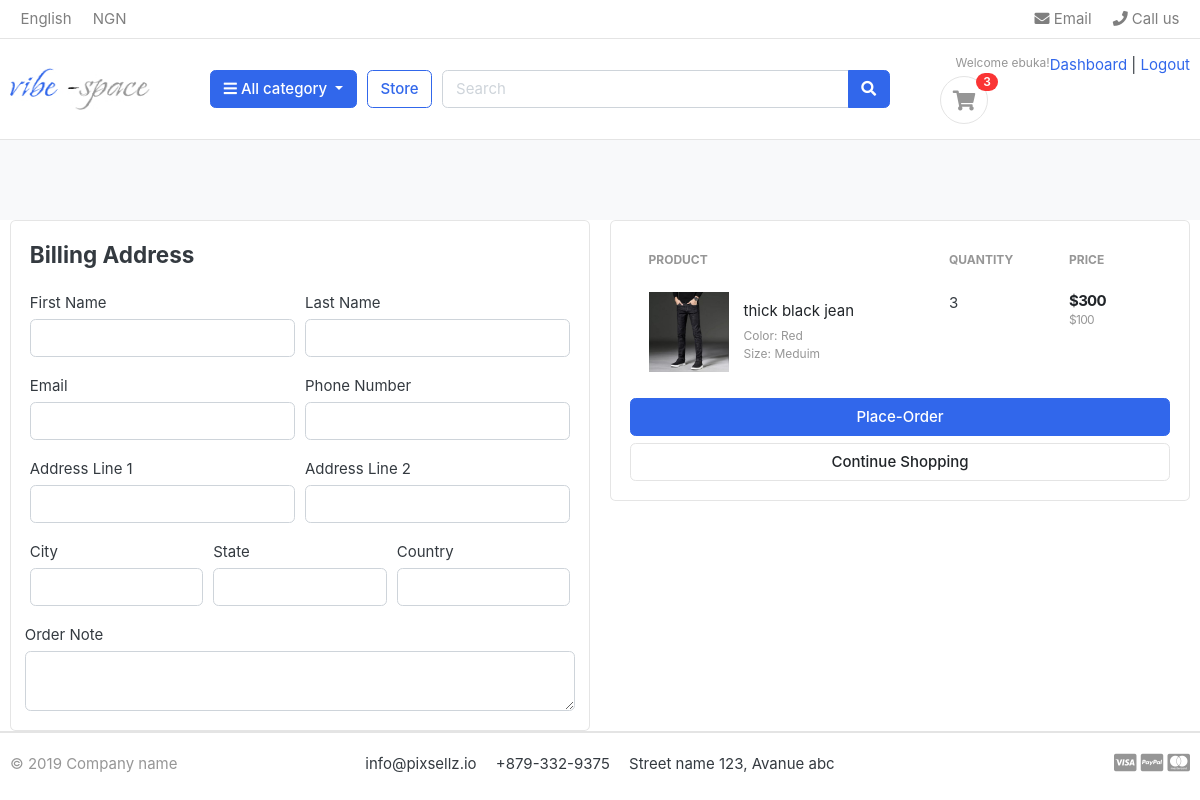
Page /cart/checkout/ (signed in) on the committed database.
### accounts/models.py (models this page shows, shortened)
class Account(AbstractBaseUser):
    first_name=models.CharField(max_length=50)
    last_name=models.CharField(max_length=50)
    username=models.CharField(max_length=50)
    email=models.EmailField(max_length=100,unique=True)
    phone_number=models.CharField(max_length=50)
    date_joined=models.DateTimeField(auto_now_add=True)
    last_login=models.DateTimeField(auto_now_add=True)
    is_admin=models.BooleanField(default=False)
    is_staff=models.BooleanField(default=False)
    is_active=models.BooleanField(default=False)
    is_superadmin=models.BooleanField(default=False)
    USERNAME_FIELD='email'
    REQUIRED_FIELDS=['username','first_name','last_name']
    objects=MyAccountManger()

### carts/models.py (models this page shows, shortened)
class Cartitem(models.Model):
    user=models.ForeignKey(Account,on_delete=models.CASCADE,null=True)
    product=models.ForeignKey(Product,on_delete=models.CASCADE)
    variations=models.ManyToManyField(Variation,blank=True)
    cart=models.ForeignKey(Cart,on_delete=models.CASCADE,null=True)
    quantity=models.IntegerField()
    is_active=models.BooleanField(default=True)
    def sub_total(self):
        return self.product.price*self.quantity

### store/models.py (models this page shows, shortened)
class Product(models.Model):
    product_name=models.CharField(max_length=200, unique= True)
    slug=models.SlugField(max_length=200, unique=True)
    description=models.TextField(max_length=200 , unique=True)
    price=models.IntegerField()
    images=models.ImageField(upload_to='photos/products')
    stock=models.IntegerField()
    is_available=models.BooleanField(default=True)
    category=models.ForeignKey(Category, on_delete=models.CASCADE)
    created_date=models.DateTimeField(auto_now_add=True)
    modified_date=models.DateTimeField(auto_now=True)
    def get_url(self):
        return reverse('product_detail',args=[self.category.slug,self.slug])

class Variation(models.Model):
    product=models.ForeignKey(Product,on_delete=models.CASCADE)
    variation_category=models.CharField(max_length=100,choices= variation_category_choice)
    variation_value=models.CharField(max_length=100)
    is_active=models.BooleanField(default=True)
    created_date=models.DateTimeField(auto_now_add=True)
    objects=VariationManager()

### carts/views.py (the view)
# urls.py: path('checkout/',views.checkout,name='checkout'),
@login_required(login_url='login')
def checkout(request, total=0, quantity=0, cart_items=None):
    try:
      tax=0
      grand_total=0
      if request.user.is_authenticated:
         cart_items=Cartitem.objects.filter(user=request.user, is_active=True)
      else:
        cart=Cart.objects.get(cart_id=_cart_id(request))
        cart_items=Cartitem.objects.filter(cart=cart, is_active=True)
      for cart_item in cart_items:
          total+=(cart_item.product.price*cart_item.quantity)
          quantity+=cart_item.quantity
      tax=(2*total)/100
      grand_total= total + tax
    except ObjectDoesNotExist:
        pass
    context={
        'total':total,
         'quantity':quantity,
         'cart_items':cart_items,
         'tax':tax,
         'grand_total' : grand_total
    }
    return render(request,'checkout.html',context)

### carts/context_processors.py (called while the page is built)
def counter (request):
    cart_count = 0
    if 'admin' in request.path:
        return()
    else:
        try:
            cart=Cart.objects.filter(cart_id=_cart_id(request))
            if request .user.is_authenticated:
                 cart_items=Cartitem.objects.all().filter(user=request.user)
            else:
                cart_items=Cartitem.objects.all().filter(cart=cart[:1])
            for cart_item in cart_items:
                cart_count += cart_item.quantity
        except Cart.DoesNotExist:
            cart_count=0
    return dict (cart_count=cart_count)

### carts/views.py (called while the page is built)
def _cart_id(request):
    cart=request.session.session_key
    if not cart:
        cart=request.session.create()
    return cart

### category/context_processors.py (called while the page is built)
def menu_links(request):
    links=  Category.objects.all()
    return dict(links=links)

### category/models.py (called while the page is built)
    def get_url(self):
            return reverse('products_by_category',args=[self.slug])

### templates/checkout.html (shortened to what this page needs)
{%extends 'base.html'%}
{%block pagecontent%}
{%load static%}
<section class="section-content padding-y bg"></section>
<div class="container">
<div class="row">
	<aside class="col-lg-6">
<div class="card">
    <div class="card-body">
        <h4 class="card-title mb-4">Billing Address</h4>
        <form action="{% url 'place_order' %}" method="POST">
            <div class="form-row">
            <div class="col form-group">
                <label for="">First Name</label>
                <input type="text" name="first_name" class="form-control" required>
            </div>
            <div class="col form-group">
                <label for="">Last Name</label>
                <input type="text" name="last_name" class="form-control" required>
            </div>
            </div>
            <div class="form-row">
            <div class="col form-group">
                <label for="">Email</label>
                <input type="email" name="email" class="form-control" required>
            </div>
            <div class="col form-group">
                <label for="">Phone Number</label>
                <input type="text" name="phone" class="form-control" required>
            </div>
            </div>
            <div class="form-row">
            <div class="col form-group">
                <label for="">Address Line 1</label>
                <input type="text" name="address_line_1" class="form-control" required>
            </div>
            <div class="col form-group">
                <label for="">Address Line 2</label>
                <input type="text" name="address_line 2" class="form-control" >
            </div>
            </div>
            <div class="form-row">
            <div class="col form-group">
                <label for="">City</label>
                <input type="text" name="city" class="form-control" required>
            </div>
            <div class="col form-group">
                <label for="">State</label>
                <input type="text" name="state" class="form-control" required>
            </div>
            <div class="col form-group">
                <label for="">Country</label>
                <input type="text" name="country" class="form-control" required>
            </div>
            </div>
            <div class="form-row">
                <label for="">Order Note</label>
                <textarea name="order_note" id="" rows="2" class="form-control"></textarea>
            </div>
    </div>
</div>
	</aside>
	<aside class="col-lg-6">
		<div class="card">
		<div class="card-body">
<table class="table table-borderless table-shopping-cart">
<thead class="text-muted">
<tr class="small text-uppercase">
  <th scope="col">Product</th>
  <th scope="col" width="120">Quantity</th>
  <th scope="col" width="120">Price</th>
  {% for cart_item in cart_items%}
</tr>
</thead>
<tbody>
<tr>
	<td>
		<figure class="itemside align-items-center">
			<div class="aside"><img src="{{ cart_item.product.images.url }}" class="img-sm"></div>
			<figcaption class="info">
				<a href="{{cart_item.product.get_url}}" class="title text-dark">{{cart_item.product.product_name}}</a>
				<p class="text-muted small">
					{% if cart_item.variations.all %}
                     {% for item in cart_item.variations.all %}
                     {{item.variation_category | capfirst}}: {{item.variation_value  |  capfirst}} <br>
					 {%endfor%}
					{%endif%}
				</p>
			</figcaption>
		</figure>
	</td>
	<td>
		<label for="">{{cart_item.quantity}}</label>
	</td>
	<td>
		<div class="price-wrap">
			<var class="price">${{cart_item.sub_total}}</var>
			<small class="text-muted"> ${{cart_item.product.price}} </small>
		</div>
	</td>
</tr>
{%endfor%}
</tbody>
</table>
<button type="submit"  class="btn btn-primary btn-block">Place-Order</button>
<a href="{%url 'store' %}" class="btn btn-light btn-block">Continue Shopping</a>
		</div>
		</div>
</aside>
</div>
</div>
{%endblock%}

### templates/base.html (shortened to what this page needs)
{% load static %}
<!DOCTYPE HTML>
<html lang="en">
<head>
<link href="{%static 'css/bootstrap.css'%}" rel="stylesheet" type="text/css"/>
<link href="{%static 'fonts/fontawesome/css/all.min.css'%}" type="text/css" rel="stylesheet">
<link href="{%static 'css/ui.css'%}" rel="stylesheet" type="text/css"/>
<link href="{%static 'css/responsive.css'%}" rel="stylesheet" media="only screen and (max-width: 1200px)" />
</head>
<body>
<header class="section-header">
<nav class="navbar p-md-0 navbar-expand-sm navbar-light border-bottom">
<div class="container">
  <div class="collapse navbar-collapse" id="navbarTop4">
    <ul class="navbar-nav mr-auto">
    	<li class="nav-item dropdown">
		 	<a href="#" class="nav-link">   English </a>
		</li>
		<li class="nav-item dropdown">
			<a href="#" class="nav-link"> NGN</a>
		</li>
    </ul>
    <ul class="navbar-nav">
		<li><a href="#" class="nav-link"> <i class="fa fa-envelope"></i> Email </a></li>
		<li><a href="#" class="nav-link"> <i class="fa fa-phone"></i> Call us </a></li>
	</ul>
  </div>
</div>
</nav>
<section class="header-main border-bottom">
	<div class="container">
<div class="row align-items-center">
	<div class="col-lg-2 col-md-3 col-6">
		<a href="{% url 'home' %}" class="brand-wrap">
			<img class="logo" src="{%static './images/vibespace.jpg'%}">
		</a>
	</div>
	<div class="col-lg col-sm col-md col-6 flex-grow-0">
		<div class="category-wrap dropdown d-inline-block float-right">
			<button type="button" class="btn btn-primary dropdown-toggle" data-toggle="dropdown">
				<i class="fa fa-bars"></i> All category
			</button>
		</div>
	</div>
	<a href="{% url 'store' %}" class="btn btn-outline-primary">Store</a>
	<div class="col-lg  col-md-6 col-sm-12 col">
		<form action="{% url 'search' %}" class="search">
			<div class="input-group w-100">
			    <input type="text" class="form-control" style="width:60%;" placeholder="Search"  name=keyword>
			    <div class="input-group-append">
			      <button type="submit" class="btn btn-primary" type="submit">
			        <i class="fa fa-search"></i>
			      </button>
			    </div>
		    </div>
		</form>
	</div>
	<div class="col-lg-3 col-sm-6 col-8 order-2 order-lg-3">
				<div class="d-flex justify-content-end mb-3 mb-lg-0">
					{% if user.id is None %}
					<div class="widget-header">
						<small class="title text-muted">Welcome guest!</small>
						<div>
							<a href="{% url 'login' %}">Sign in</a> <span class="dark-transp"> | </span>
							<a href="{% url 'register' %}"> Register</a>
						</div>
					</div>
					{%else%}
						<small class="title text-muted">Welcome   {{user.first_name}}!</small>
						<div>
							<a href="{% url 'dashboard' %}">Dashboard</a> <span class="dark-transp"> | </span>
							<a href="{% url 'logout' %}"> Logout</a>
						</div>
					</div>
					{%endif%}
					<a href="{% url 'cart'%}" class="widget-header pl-3 ml-3">
						<div class="icon icon-sm rounded-circle border"><i class="fa fa-shopping-cart"></i></div>
						<span class="badge badge-pill badge-danger notify">{{cart_count}}</span>
					</a>
				</div>
			</div>
</div>
</section>
</header>
{%block pagecontent%}
{%endblock%}
<footer class="section-footer border-top">
	<div class="container">
		<section class="footer-bottom border-top row">
			<div class="col-md-2">
				<p class="text-muted"> &copy 2019 Company name </p>
			</div>
			<div class="col-md-8 text-md-center">
				<span  class="px-2">info@pixsellz.io</span>
				<span  class="px-2">+879-332-9375</span>
				<span  class="px-2">Street name 123, Avanue abc</span>
			</div>
			<div class="col-md-2 text-md-right text-muted">
				<i class="fab fa-lg fa-cc-visa"></i>
				<i class="fab fa-lg fa-cc-paypal"></i>
				<i class="fab fa-lg fa-cc-mastercard"></i>
			</div>
		</section>
	</div>
</footer>
</body>
</html>

### static/css/ui.css (style rules this page uses)
html { font-family: "Inter", sans-serif; font-size: 15px; }
.price-wrap { letter-spacing: -0.7px; }
.icon-xs, .icon-sm, .icon-md, .icon-lg { display: inline-block; text-align: center; flex-shrink: 0; flex-grow: 0; }
.icon-sm { width: 48px; height: 48px; line-height: 48px !important; font-size: 20px; }
.img-xs, .img-sm, .img-md, .img-lg { -o-object-fit: cover; object-fit: cover; flex-shrink: 0; flex-grow: 0; }
.img-sm { width: 80px; height: 80px; }
.padding-y { padding-top: 40px; padding-bottom: 40px; }
var { font-style: normal; }
figure { margin-bottom: 0; }
article:after, .form-group:after { display: block; clear: both; content: ""; }
.bg { background-color: #f8f9fa; }
p:last-child { margin-bottom: 0; }
.header-main { position: relative; padding-top: 1rem; padding-bottom: 1rem; }
.brand-wrap .logo, .navbar-brand .logo { margin-right: 7px; max-height: 42px; display: inline-block; }
.widget-header { display: inline-block; vertical-align: middle; position: relative; }
.widget-header i { color: #969696; }
.widget-header .notify { position: absolute; top: -3px; right: -10px; }
.footer-bottom { padding-top: 20px; padding-bottom: 20px; }
.btn-light { background-color: #fff; border-color: #e4e4e4; }
.itemside { position: relative; display: flex; width: 100%; }
.itemside .aside { position: relative; flex-shrink: 0; }
.itemside .info { padding-left: 15px; padding-right: 7px; }
.itemside p { margin-bottom: 0; }
.itemside .title { display: block; margin-bottom: 5px; color: #212529; }
.notify { position: absolute; top: -4px; right: -10px; display: inline-block; padding: 0.25em 0.6em; font-size: 12px; line-height: 1; text-align: center; border-radius: 3rem; color: #fff; background-color: #fa3434; }
.price { font-weight: 600; color: #212529; }
.table-shopping-cart.table td, .table-shopping-cart.table th { padding-left: 1.25rem; padding-right: 1.25rem; }
.table-shopping-cart .price-wrap { line-height: 1.2; }
.table-shopping-cart .price { font-weight: bold; margin-right: 5px; display: block; }

### rows in the picture
Account: first_name "ebuka"
Cartitem: product.images (picture), product.product_name "thick black jean", quantity "3", sub_total "300", product.price "100"
Variation: variation_category "Color", variation_value "Red"
Variation: variation_category "Size", variation_value "Meduim"

### other values in the picture
{{ cart_count }} "3"
